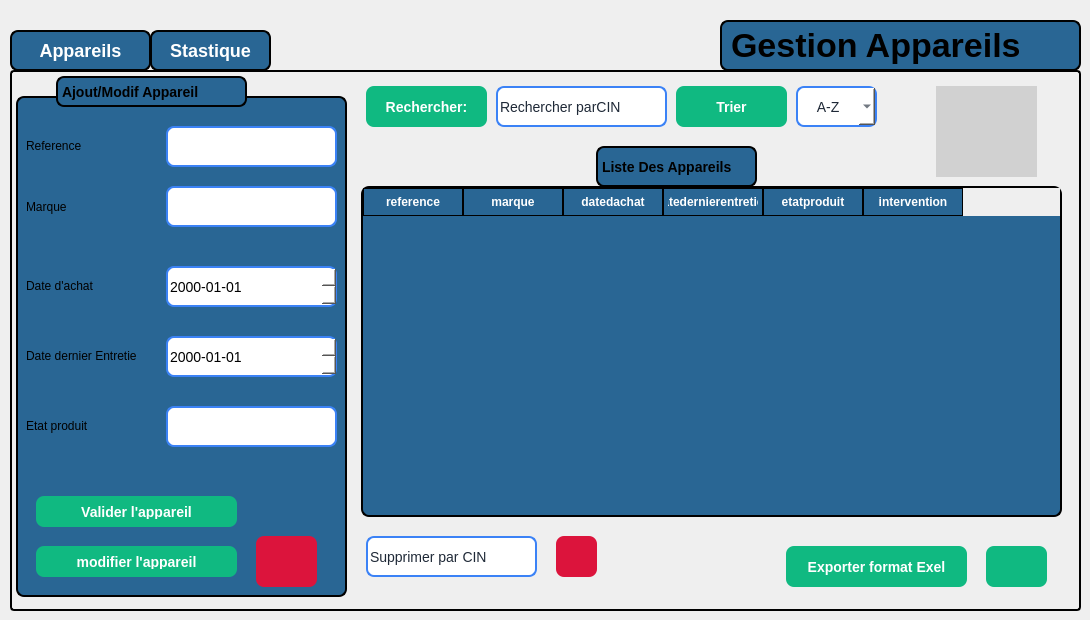
    <widget class="QWidget" name="fournisseur">
     <widget class="QPushButton" name="btnpage1four">
      <property name="geometry">
       <rect>
        <x>10</x>
        <y>30</y>
        <width>141</width>
        <height>41</height>
       </rect>
      </property>
      <property name="styleSheet">
       <string notr="true">QPushButton {
    border: 2px solid black;
    border-radius: 8px;
    font-weight: bold;
    font-size: 18px;              /* texte plus grand */
    background-color: rgb(41, 102, 148); /* bleu normal */
    color: white;
    padding: 8px 16px;
}

/* Quand la souris passe dessus */
QPushButton:hover {
    background-color: rgb(61, 122, 168); /* bleu plus clair */
}

/* Quand on clique dessus */
QPushButton:pressed {
    background-color: rgb(81, 142, 188); /* encore plus clair */
}

/* Bouton actif (par ex. quand on est sur la page 1) */
QPushButton[active=&quot;true&quot;] {
    background-color: #10b981;  /* vert quand actif */
    color: white;
}</string>
      </property>
      <property name="text">
       <string>Appareils</string>
      </property>
     </widget>
     <widget class="QStackedWidget" name="stackedWidgetfour">
      <property name="geometry">
       <rect>
        <x>10</x>
        <y>70</y>
        <width>1071</width>
        <height>541</height>
       </rect>
      </property>
      <property name="styleSheet">
       <string notr="true">QStackedWidget {
  border: 2px solid black;
  border-radius: 4px;
  padding: 4px;
}</string>
      </property>
      <widget class="QWidget" name="page_14">
       <widget class="QLabel" name="label_78">
        <property name="geometry">
         <rect>
          <x>0</x>
          <y>20</y>
          <width>331</width>
          <height>501</height>
         </rect>
        </property>
        <property name="styleSheet">
         <string notr="true">QLabel{
 border: 2px solid black;   /* blue border */
    border-radius: 8px;
 font-weight: bold;
    font-size: 14px;
background-color: rgb(41, 102, 148);}</string>
        </property>
        <property name="text">
         <string/>
        </property>
       </widget>
       <widget class="QLabel" name="label_79">
        <property name="geometry">
         <rect>
          <x>40</x>
          <y>0</y>
          <width>191</width>
          <height>31</height>
         </rect>
        </property>
        <property name="styleSheet">
         <string notr="true">QLabel{
 border: 2px solid black;   /* blue border */
    border-radius: 8px;
 font-weight: bold;
    font-size: 14px;
background-color: rgb(41, 102, 148);}</string>
        </property>
        <property name="text">
         <string>Ajout/Modif Appareil</string>
        </property>
       </widget>
       <widget class="QLineEdit" name="lineEdit_28">
        <property name="geometry">
         <rect>
          <x>150</x>
          <y>50</y>
          <width>171</width>
          <height>41</height>
         </rect>
        </property>
        <property name="styleSheet">
         <string notr="true">QLineEdit {
    /* dark background */
	background-color: rgb(255, 255, 255);
    color: #1f2937;              /* typed text color */
    border: 2px solid #3b82f6;   /* blue border */
    border-radius: 8px;

    font-size: 14px;
}

QLineEdit::placeholder {
    color: white;                /* placeholder text color */
}
</string>
        </property>
       </widget>
       <widget class="QLineEdit" name="lineEdit_29">
        <property name="geometry">
         <rect>
          <x>150</x>
          <y>110</y>
          <width>171</width>
          <height>41</height>
         </rect>
        </property>
        <property name="styleSheet">
         <string notr="true">QLineEdit {
    /* dark background */
	background-color: rgb(255, 255, 255);
    color: #1f2937;              /* typed text color */
    border: 2px solid #3b82f6;   /* blue border */
    border-radius: 8px;

    font-size: 14px;
}

QLineEdit::placeholder {
    color: white;                /* placeholder text color */
}
</string>
        </property>
       </widget>
       <widget class="QLineEdit" name="lineEdit_32">
        <property name="geometry">
         <rect>
          <x>150</x>
          <y>330</y>
          <width>171</width>
          <height>41</height>
         </rect>
        </property>
        <property name="styleSheet">
         <string notr="true">QLineEdit {
    /* dark background */
	background-color: rgb(255, 255, 255);
    color: #1f2937;              /* typed text color */
    border: 2px solid #3b82f6;   /* blue border */
    border-radius: 8px;

    font-size: 14px;
}

QLineEdit::placeholder {
    color: white;                /* placeholder text color */
}
</string>
        </property>
       </widget>
       <widget class="QTableWidget" name="tableWidgetfour">
        <property name="geometry">
         <rect>
          <x>345</x>
          <y>110</y>
          <width>701</width>
          <height>331</height>
         </rect>
        </property>
        <property name="styleSheet">
         <string notr="true">QTableWidget {
    background-color: rgb(41, 102, 148);   /* blue background */
    border: 2px solid black;
    border-radius: 8px;
    font-weight: bold;
    font-size: 14px;
    gridline-color: black;                 /* cell grid lines */
    color: white;                          
    selection-background-color: #10b981;
    selection-color: white;
    outline: 0;
}

QTableWidget::item {
    border: 1px solid black;               /* give each cell a border */
    padding: 4px;
}

QHeaderView::section {
    background-color: rgb(41, 102, 148);
    color: white;
    border: 1px solid black;              /* column header border */
    padding: 4px;
    font-weight: bold;
}</string>
        </property>
        <column>
         <property name="text">
          <string>reference</string>
         </property>
        </column>
        <column>
         <property name="text">
          <string>marque</string>
         </property>
        </column>
        <column>
         <property name="text">
          <string>datedachat</string>
         </property>
        </column>
        <column>
         <property name="text">
          <string>datedernierentretien</string>
         </property>
        </column>
        <column>
         <property name="text">
          <string>etatproduit</string>
         </property>
        </column>
        <column>
         <property name="text">
          <string>intervention</string>
         </property>
        </column>
       </widget>
       <widget class="QComboBox" name="comboBox_9">
        <property name="geometry">
         <rect>
          <x>780</x>
          <y>10</y>
          <width>81</width>
          <height>41</height>
         </rect>
        </property>
        <property name="styleSheet">
         <string notr="true">QComboBox {
    background-color: rgb(255, 255, 255);   /* white background */
    color: #1f2937;                         /* selected text color */
    border: 2px solid #3b82f6;              /* blue border */
    border-radius: 8px;
    font-size: 14px;
    padding: 4px 8px;
}

/* Dropdown list styling */
QComboBox QAbstractItemView {
    background-color: rgb(255, 255, 255);
    color: #1f2937;
    selection-background-color: #3b82f6;
    selection-color: white;
}

/* Make the arrow black */
QComboBox::down-arrow {
    width: 12px;
    height: 12px;
    image: none; 
                      /* remove default image */
	background-color: rgb(0, 170, 255);
    border-left: 6px solid transparent;
    border-right: 6px solid transparent;
    border-top: 6px solid black;       /* black arrow */
}</string>
        </property>
        <item>
         <property name="text">
          <string>   A-Z</string>
         </property>
        </item>
       </widget>
       <widget class="QLabel" name="label_80">
        <property name="geometry">
         <rect>
          <x>580</x>
          <y>70</y>
          <width>161</width>
          <height>41</height>
         </rect>
        </property>
        <property name="styleSheet">
         <string notr="true">QLabel{
 border: 2px solid black;   /* blue border */
    border-radius: 8px;
 font-weight: bold;
    font-size: 14px;
background-color: rgb(41, 102, 148);}</string>
        </property>
        <property name="text">
         <string>Liste Des Appareils</string>
        </property>
       </widget>
       <widget class="QPushButton" name="pushButton_25">
        <property name="geometry">
         <rect>
          <x>660</x>
          <y>10</y>
          <width>111</width>
          <height>41</height>
         </rect>
        </property>
        <property name="styleSheet">
         <string notr="true">QPushButton {
    background-color: #10b981;   /* normal state */
    color: white;
    border: none;
    border-radius: 8px;
    padding: 8px 20px;
    font-size: 14px;
    font-weight: bold;
}

QPushButton:hover {
    background-color: #059669;   /* darker on hover */
}</string>
        </property>
        <property name="text">
         <string>Trier</string>
        </property>
       </widget>
       <widget class="QLineEdit" name="lineEdit_34">
        <property name="geometry">
         <rect>
          <x>480</x>
          <y>10</y>
          <width>171</width>
          <height>41</height>
         </rect>
        </property>
        <property name="styleSheet">
         <string notr="true">QLineEdit {
    /* dark background */
	background-color: rgb(255, 255, 255);
    color: #1f2937;              /* typed text color */
    border: 2px solid #3b82f6;   /* blue border */
    border-radius: 8px;

    font-size: 14px;
}

QLineEdit::placeholder {
    color: white;                /* placeholder text color */
}
</string>
        </property>
        <property name="text">
         <string>Rechercher parCIN</string>
        </property>
       </widget>
       <widget class="QPushButton" name="pushButton_26">
        <property name="geometry">
         <rect>
          <x>350</x>
          <y>10</y>
          <width>121</width>
          <height>41</height>
         </rect>
        </property>
        <property name="styleSheet">
         <string notr="true">QPushButton {
    background-color: #10b981;   /* normal state */
    color: white;
    border: none;
    border-radius: 8px;
    padding: 8px 20px;
    font-size: 14px;
    font-weight: bold;
}

QPushButton:hover {
    background-color: #059669;   /* darker on hover */
}</string>
        </property>
        <property name="text">
         <string>Rechercher:</string>
        </property>
       </widget>
       <widget class="QPushButton" name="pushButton_27">
        <property name="geometry">
         <rect>
          <x>770</x>
          <y>470</y>
          <width>181</width>
          <height>41</height>
         </rect>
        </property>
        <property name="styleSheet">
         <string notr="true">QPushButton {
    background-color: #10b981;   /* normal state */
    color: white;
    border: none;
    border-radius: 8px;
    padding: 8px 20px;
    font-size: 14px;
    font-weight: bold;
}

QPushButton:hover {
    background-color: #059669;   /* darker on hover */
}</string>
        </property>
        <property name="text">
         <string>Exporter format Exel</string>
        </property>
       </widget>
       <widget class="QPushButton" name="pushButton_28">
        <property name="geometry">
         <rect>
          <x>970</x>
          <y>470</y>
          <width>61</width>
          <height>41</height>
         </rect>
        </property>
        <property name="styleSheet">
         <string notr="true">QPushButton {
    background-color: #10b981;   /* normal state */
    color: white;
    border: none;
    border-radius: 8px;
    padding: 8px 20px;
    font-size: 14px;
    font-weight: bold;
}

QPushButton:hover {
    background-color: #059669;   /* darker on hover */
}</string>
        </property>
        <property name="text">
         <string/>
        </property>
        <property name="icon">
         <iconset theme="QIcon::ThemeIcon::GoDown"/>
        </property>
       </widget>
       <widget class="QLineEdit" name="lineEdit_35">
        <property name="geometry">
         <rect>
          <x>350</x>
          <y>460</y>
          <width>171</width>
          <height>41</height>
         </rect>
        </property>
        <property name="styleSheet">
         <string notr="true">QLineEdit {
    /* dark background */
	background-color: rgb(255, 255, 255);
    color: #1f2937;              /* typed text color */
    border: 2px solid #3b82f6;   /* blue border */
    border-radius: 8px;

    font-size: 14px;
}

QLineEdit::placeholder {
    color: white;                /* placeholder text color */
}
</string>
        </property>
        <property name="text">
         <string>Supprimer par CIN</string>
        </property>
       </widget>
       <widget class="QPushButton" name="pushButton_29">
        <property name="geometry">
         <rect>
          <x>540</x>
          <y>460</y>
          <width>41</width>
          <height>41</height>
         </rect>
        </property>
        <property name="styleSheet">
         <string notr="true">QPushButton {

	background-color: rgb(220, 20, 60);
	
    color: white;
    border: none;
    border-radius: 8px;
    padding: 8px 20px;
    font-size: 14px;
    font-weight: bold;
}

QPushButton:hover {
      /* darker on hover */
	background-color: rgb(140, 0, 0);
}</string>
        </property>
        <property name="text">
         <string/>
        </property>
        <property name="icon">
         <iconset theme="QIcon::ThemeIcon::EditDelete"/>
        </property>
       </widget>
       <widget class="QPushButton" name="pushButton_30">
        <property name="geometry">
         <rect>
          <x>20</x>
          <y>420</y>
          <width>201</width>
          <height>31</height>
         </rect>
        </property>
        <property name="styleSheet">
         <string notr="true">QPushButton {
    background-color: #10b981;   /* normal state */
    color: white;
    border: none;
    border-radius: 8px;
    padding: 8px 20px;
    font-size: 14px;
    font-weight: bold;
}

QPushButton:hover {
    background-color: #059669;   /* darker on hover */
}</string>
        </property>
        <property name="text">
         <string>Valider l'appareil</string>
        </property>
       </widget>
       <widget class="QLabel" name="label_81">
        <property name="geometry">
         <rect>
          <x>10</x>
          <y>60</y>
          <width>91</width>
          <height>20</height>
         </rect>
        </property>
        <property name="styleSheet">
         <string notr="true">background-color: rgb(41, 102, 148);</string>
        </property>
        <property name="text">
         <string>Reference</string>
        </property>
       </widget>
       <widget class="QLabel" name="label_82">
        <property name="geometry">
         <rect>
          <x>10</x>
          <y>110</y>
          <width>91</width>
          <height>41</height>
         </rect>
        </property>
        <property name="styleSheet">
         <string notr="true">background-color: rgb(41, 102, 148);</string>
        </property>
        <property name="text">
         <string>Marque</string>
        </property>
       </widget>
       <widget class="QLabel" name="label_83">
        <property name="geometry">
         <rect>
          <x>10</x>
          <y>200</y>
          <width>121</width>
          <height>20</height>
         </rect>
        </property>
        <property name="styleSheet">
         <string notr="true">background-color: rgb(41, 102, 148);</string>
        </property>
        <property name="text">
         <string>Date d'achat</string>
        </property>
       </widget>
       <widget class="QLabel" name="label_84">
        <property name="geometry">
         <rect>
          <x>10</x>
          <y>340</y>
          <width>101</width>
          <height>20</height>
         </rect>
        </property>
        <property name="styleSheet">
         <string notr="true">background-color: rgb(41, 102, 148);</string>
        </property>
        <property name="text">
         <string>Etat produit</string>
        </property>
       </widget>
       <widget class="QLabel" name="label_85">
        <property name="geometry">
         <rect>
          <x>10</x>
          <y>270</y>
          <width>111</width>
          <height>20</height>
         </rect>
        </property>
        <property name="styleSheet">
         <string notr="true">background-color: rgb(41, 102, 148);</string>
        </property>
        <property name="text">
         <string>Date dernier Entretien</string>
        </property>
       </widget>
       <widget class="QLabel" name="image_8">
        <property name="geometry">
         <rect>
          <x>920</x>
          <y>10</y>
          <width>101</width>
          <height>91</height>
         </rect>
        </property>
        <property name="styleSheet">
         <string notr="true">background-color: rgb(209, 209, 209);
   </string>
        </property>
        <property name="text">
         <string/>
        </property>
        <property name="pixmap">
         <pixmap>../Projet/images/photo.png</pixmap>
        </property>
       </widget>
       <widget class="QPushButton" name="annulerajout_5">
        <property name="geometry">
         <rect>
          <x>240</x>
          <y>460</y>
          <width>61</width>
          <height>51</height>
         </rect>
        </property>
        <property name="styleSheet">
         <string notr="true">QPushButton {

	background-color: rgb(220, 20, 60);
	
    color: white;
    border: none;
    border-radius: 8px;
    padding: 8px 20px;
    font-size: 14px;
    font-weight: bold;
}

QPushButton:hover {
      /* darker on hover */
	background-color: rgb(140, 0, 0);
}
</string>
        </property>
        <property name="text">
         <string/>
        </property>
        <property name="icon">
         <iconset theme="QIcon::ThemeIcon::EditClear"/>
        </property>
       </widget>
       <widget class="QPushButton" name="pushButton_37">
        <property name="geometry">
         <rect>
          <x>20</x>
          <y>470</y>
          <width>201</width>
          <height>31</height>
         </rect>
        </property>
        <property name="styleSheet">
         <string notr="true">QPushButton {
    background-color: #10b981;   /* normal state */
    color: white;
    border: none;
    border-radius: 8px;
    padding: 8px 20px;
    font-size: 14px;
    font-weight: bold;
}

QPushButton:hover {
    background-color: #059669;   /* darker on hover */
}</string>
        </property>
        <property name="text">
         <string>modifier l'appareil</string>
        </property>
       </widget>
       <widget class="QDateEdit" name="dateEdit_5">
        <property name="geometry">
         <rect>
          <x>150</x>
          <y>190</y>
          <width>171</width>
          <height>41</height>
         </rect>
        </property>
        <property name="styleSheet">
         <string notr="true">QDateEdit {
    background-color: rgb(255, 255, 255);   /* white background */
    color: rgb(0, 0, 0);                   /* black text */
    border: 2px solid #3b82f6;             /* blue border */
    border-radius: 8px;
    font-size: 14px;
}

/* Calendar popup text color */
QDateEdit QAbstractItemView {
    color: black; 
    background-color: white;
}
</string>
        </property>
        <property name="displayFormat">
         <string>yyyy-MM-dd</string>
        </property>
       </widget>
       <widget class="QDateEdit" name="dateEdit_6">
        <property name="geometry">
         <rect>
          <x>150</x>
          <y>260</y>
          <width>171</width>
          <height>41</height>
         </rect>
        </property>
        <property name="styleSheet">
         <string notr="true">QDateEdit {
    background-color: rgb(255, 255, 255);   /* white background */
    color: rgb(0, 0, 0);                   /* black text */
    border: 2px solid #3b82f6;             /* blue border */
    border-radius: 8px;
    font-size: 14px;
}

/* Calendar popup text color */
QDateEdit QAbstractItemView {
    color: black; 
    background-color: white;
}
</string>
        </property>
        <property name="currentSection">
         <enum>QDateTimeEdit::Section::YearSection</enum>
        </property>
        <property name="displayFormat">
         <string>yyyy-MM-dd</string>
        </property>
       </widget>
      </widget>
      <widget class="QWidget" name="page_15"/>
     </widget>
     <widget class="QPushButton" name="btnpage2four">
      <property name="geometry">
       <rect>
        <x>150</x>
        <y>30</y>
        <width>121</width>
        <height>41</height>
       </rect>
      </property>
      <property name="styleSheet">
       <string notr="true">QPushButton {
    border: 2px solid black;
    border-radius: 8px;
    font-weight: bold;
    font-size: 18px;              /* texte plus grand */
    background-color: rgb(41, 102, 148); /* bleu normal */
    color: white;
    padding: 8px 16px;
}

/* Quand la souris passe dessus */
QPushButton:hover {
    background-color: rgb(61, 122, 168); /* bleu plus clair */
}

/* Quand on clique dessus */
QPushButton:pressed {
    background-color: rgb(81, 142, 188); /* encore plus clair */
}

/* Bouton actif (par ex. quand on est sur la page 1) */
QPushButton[active=&quot;true&quot;] {
    background-color: #10b981;  /* vert quand actif */
    color: white;
}</string>
      </property>
      <property name="text">
       <string>Stastique</string>
      </property>
     </widget>
     <widget class="QLabel" name="label_90">
      <property name="geometry">
       <rect>
        <x>720</x>
        <y>20</y>
        <width>361</width>
        <height>51</height>
       </rect>
      </property>
      <property name="styleSheet">
       <string notr="true">QLabel{
 border: 2px solid black;   /* blue border */
    border-radius: 8px;
 font-weight: bold;
    font-size: 34px;
background-color: rgb(41, 102, 148);}
</string>
      </property>
      <property name="text">
       <string>Gestion Appareils</string>
      </property>
     </widget>
    </widget>
